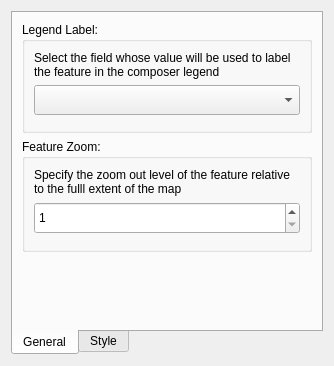
<?xml version="1.0" encoding="UTF-8"?>
<ui version="4.0">
 <class>frmComposerSpatialColumnEditor</class>
 <widget class="QWidget" name="frmComposerSpatialColumnEditor">
  <property name="geometry">
   <rect>
    <x>0</x>
    <y>0</y>
    <width>334</width>
    <height>366</height>
   </rect>
  </property>
  <property name="windowTitle">
   <string>Spatial Column Style Editor</string>
  </property>
  <layout class="QGridLayout" name="gridLayout">
   <item row="0" column="0">
    <widget class="QTabWidget" name="tabWidget">
     <property name="tabPosition">
      <enum>QTabWidget::South</enum>
     </property>
     <property name="currentIndex">
      <number>0</number>
     </property>
     <widget class="QWidget" name="general">
      <attribute name="title">
       <string>General</string>
      </attribute>
      <layout class="QGridLayout" name="gridLayout_2">
       <item row="0" column="0">
        <widget class="QGroupBox" name="groupBox">
         <property name="title">
          <string>Legend Label:</string>
         </property>
         <layout class="QVBoxLayout" name="verticalLayout">
          <property name="bottomMargin">
           <number>15</number>
          </property>
          <item>
           <widget class="QLabel" name="label_2">
            <property name="maximumSize">
             <size>
              <width>16777215</width>
              <height>30</height>
             </size>
            </property>
            <property name="text">
             <string>&lt;html&gt;&lt;head/&gt;&lt;body&gt;&lt;p&gt;Select the field whose value will be used to label the feature in the composer legend&lt;/p&gt;&lt;/body&gt;&lt;/html&gt;</string>
            </property>
            <property name="wordWrap">
             <bool>true</bool>
            </property>
           </widget>
          </item>
          <item>
           <widget class="QComboBox" name="cboLabelField">
            <property name="minimumSize">
             <size>
              <width>0</width>
              <height>30</height>
             </size>
            </property>
           </widget>
          </item>
         </layout>
        </widget>
       </item>
       <item row="1" column="0">
        <widget class="QGroupBox" name="groupBox_2">
         <property name="title">
          <string>Feature Zoom:</string>
         </property>
         <layout class="QVBoxLayout" name="verticalLayout_2">
          <property name="bottomMargin">
           <number>15</number>
          </property>
          <item>
           <widget class="QLabel" name="label">
            <property name="text">
             <string>Specify the zoom out level of the feature relative to the fulll extent of the map</string>
            </property>
            <property name="wordWrap">
             <bool>true</bool>
            </property>
           </widget>
          </item>
          <item>
           <widget class="QSpinBox" name="sb_zoom">
            <property name="minimumSize">
             <size>
              <width>0</width>
              <height>32</height>
             </size>
            </property>
            <property name="minimum">
             <number>1</number>
            </property>
            <property name="maximum">
             <number>32</number>
            </property>
           </widget>
          </item>
         </layout>
        </widget>
       </item>
       <item row="2" column="0">
        <spacer name="verticalSpacer">
         <property name="orientation">
          <enum>Qt::Vertical</enum>
         </property>
         <property name="sizeHint" stdset="0">
          <size>
           <width>20</width>
           <height>72</height>
          </size>
         </property>
        </spacer>
       </item>
      </layout>
     </widget>
     <widget class="QWidget" name="style">
      <attribute name="title">
       <string>Style</string>
      </attribute>
      <layout class="QGridLayout" name="gridLayout_3">
       <item row="0" column="0">
        <widget class="QScrollArea" name="styleScrollArea">
         <property name="widgetResizable">
          <bool>true</bool>
         </property>
         <widget class="QWidget" name="scrollAreaWidgetContents">
          <property name="geometry">
           <rect>
            <x>0</x>
            <y>0</y>
            <width>290</width>
            <height>303</height>
           </rect>
          </property>
          <layout class="QGridLayout" name="gridLayout_5">
           <item row="0" column="0">
            <layout class="QGridLayout" name="styleLayout"/>
           </item>
          </layout>
         </widget>
        </widget>
       </item>
      </layout>
     </widget>
    </widget>
   </item>
  </layout>
 </widget>
 <resources/>
 <connections/>
</ui>
